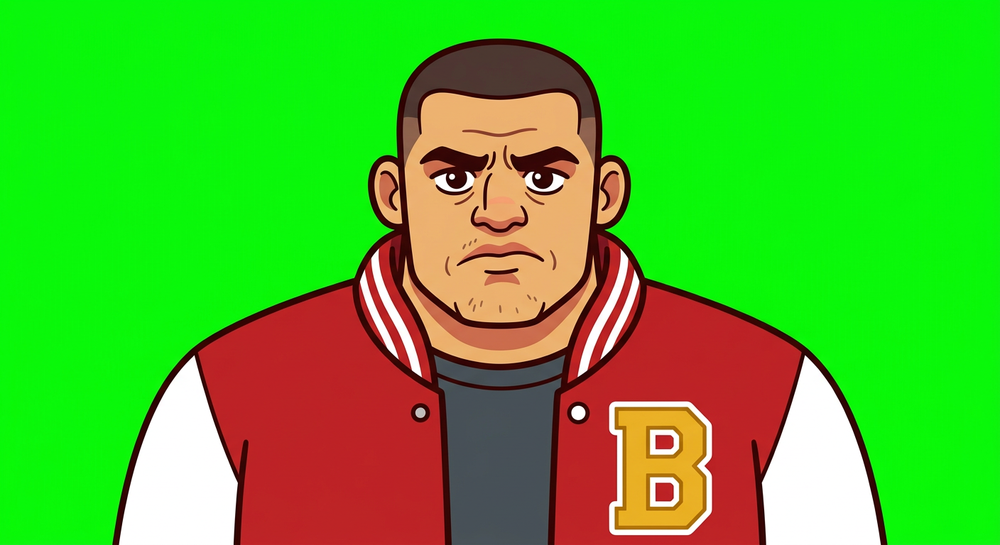
#> input picture assets/raw/bruno.png, 1000 x 545 px, shrunk from 1408 x 768 before the run
$ python -i stickers.py   (imports and definitions only)
#> lines starting #> are read from the running program, lines starting #| are printed output that depends on the picture
#> further down, picture is the input picture: PIL image 1000x545 RGB; mean R, G, B 79, 185.7, 40.8
"""Sticker factory: keyed PNG -> white-outline sticker with soft drop shadow.

The classic 'sticker look' (boss request): thick white border so characters
pop against ANY background + soft shadow for depth.
"""
from PIL import Image, ImageFilter


def stickerize(im, outline=7, shadow_alpha=110, shadow_blur=12, offset=(8, 14)):
    """RGBA keyed image -> outlined sticker (deterministic: same input layout
    always gets the same outline, so animation frames stay aligned)."""
#> called with outline = 7, shadow_alpha = 110, shadow_blur = 12, offset = (8, 14)
    im = im.convert("RGBA")
    a = im.getchannel("A")
#> a: PIL image 1000x545 L; every value is 255
    dil = a.filter(ImageFilter.MaxFilter(outline * 2 + 1))
    empty = Image.new("RGBA", im.size, (0, 0, 0, 0))
#> empty: PIL image 1000x545 RGBA; every value is 0

    # white border layer (border = dilated alpha, painted white)
    white = Image.new("RGBA", im.size, (255, 255, 255, 255))
#> white: PIL image 1000x545 RGBA; every value is 255
    base = Image.composite(white, empty, dil)

    # soft drop shadow (blurred dilated alpha, offset)
    sh = dil.filter(ImageFilter.GaussianBlur(shadow_blur))
    black = Image.new("RGBA", im.size, (0, 0, 0, shadow_alpha))
    shadow = Image.composite(black, empty, sh)

    pad_x, pad_y = abs(offset[0]) + shadow_blur, abs(offset[1]) + shadow_blur
    canvas = Image.new("RGBA",
                       (im.width + pad_x * 2, im.height + pad_y * 2),
                       (0, 0, 0, 0))
#> canvas: PIL image 1040x597 RGBA; every value is 0
    canvas.alpha_composite(shadow, (pad_x + offset[0], pad_y + offset[1]))
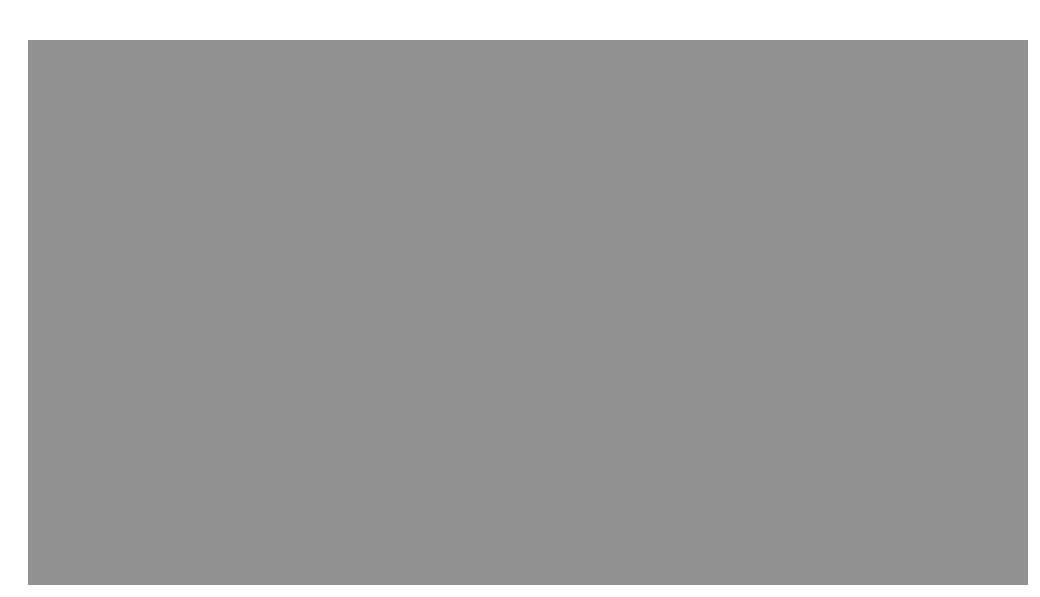
#> canvas: PIL image 1040x597 RGBA; mean R, G, B, A 0, 0, 0, 96.6; transparent parts drawn white
    canvas.alpha_composite(base, (pad_x, pad_y))
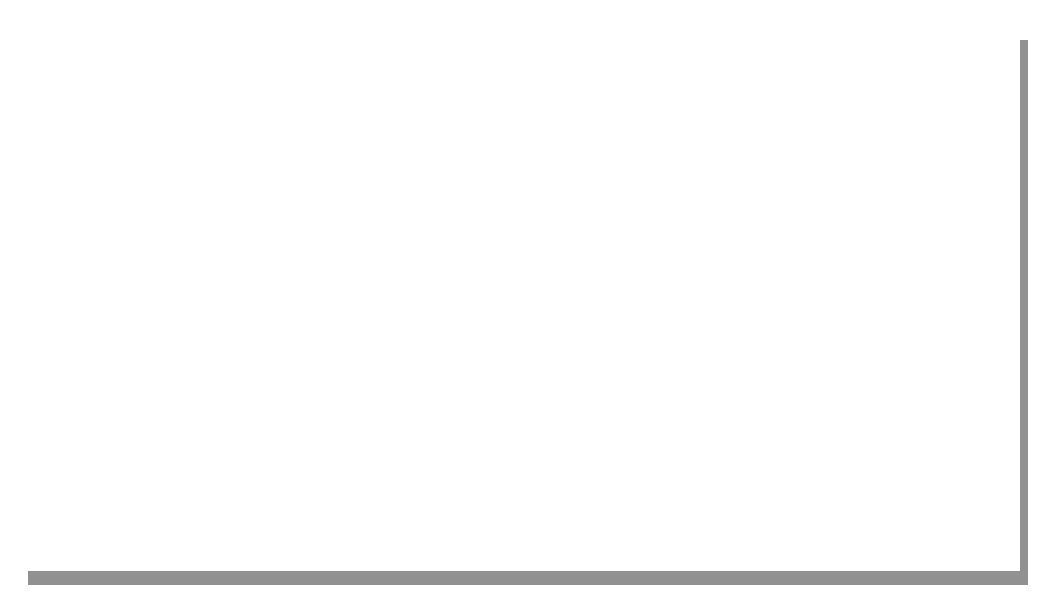
#> canvas: PIL image 1040x597 RGBA; mean R, G, B, A 223.8, 223.8, 223.8, 227.1; transparent parts drawn white
    canvas.alpha_composite(im, (pad_x, pad_y))
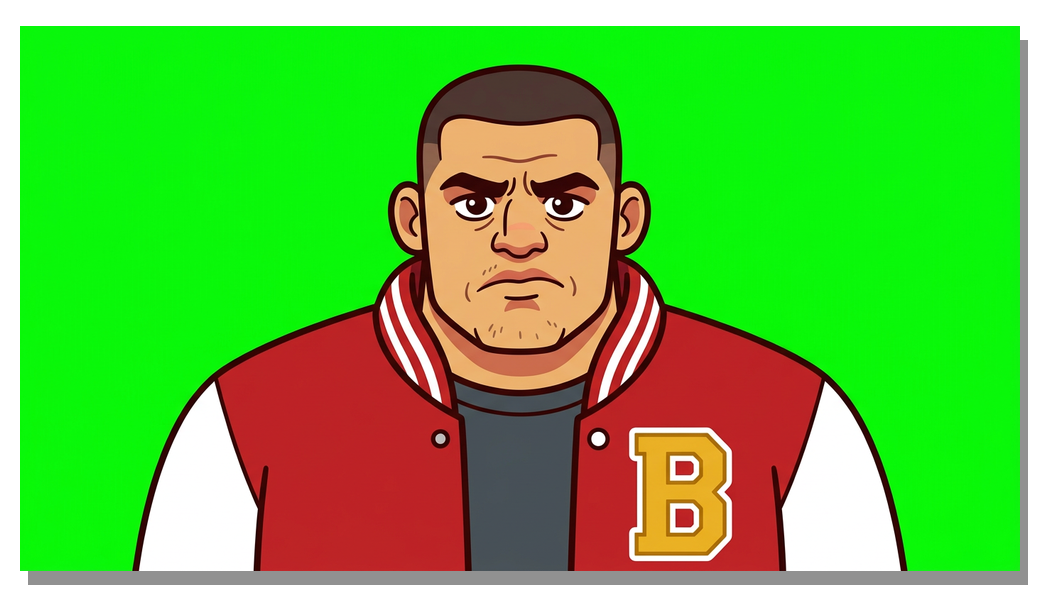
#> canvas: PIL image 1040x597 RGBA; mean R, G, B, A 69.4, 163, 35.9, 227.1; transparent parts drawn white
    bbox = canvas.getchannel("A").getbbox()
#> bbox = (20, 26, 1028, 585)
    return canvas.crop(bbox)
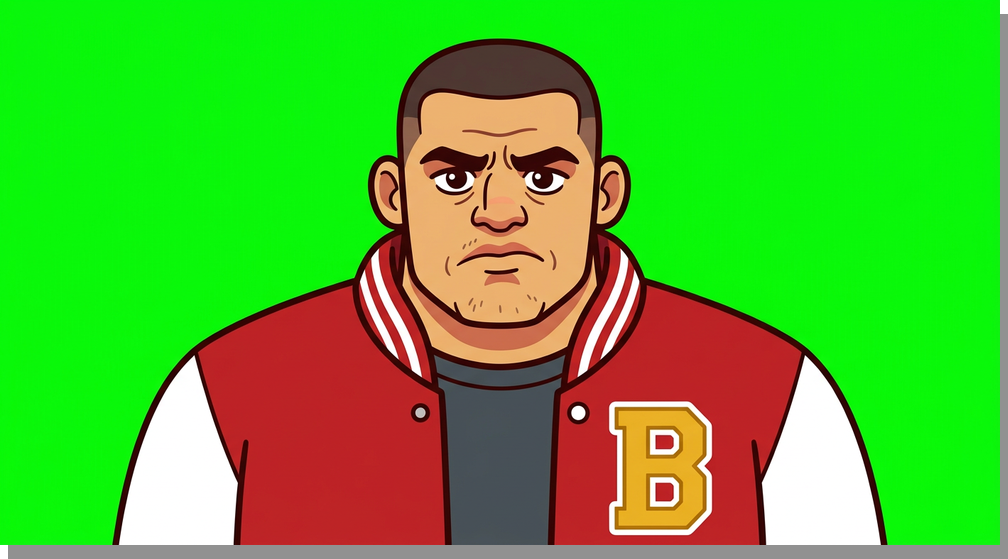
#> returned value: PIL image 1008x559 RGBA; mean R, G, B, A 76.4, 179.6, 39.5, 250.2; transparent parts drawn white

>>> from PIL import Image
>>> picture = Image.open('../assets/raw/bruno.png')
>>> result = stickerize(picture)

$ run again, on assets/raw/dada.png
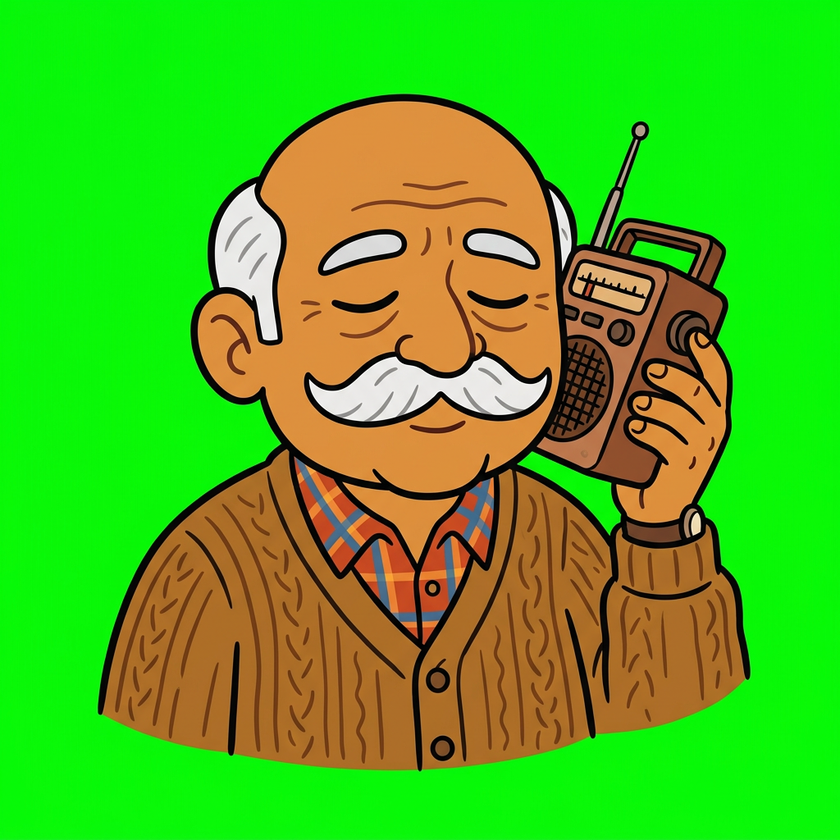
#> input picture assets/raw/dada.png, 840 x 840 px, shrunk from 1024 x 1024 before the run
#> picture is the input picture: PIL image 840x840 RGB; mean R, G, B 76.6, 183.6, 28.3
#> a: PIL image 840x840 L; every value is 255
#> empty: PIL image 840x840 RGBA; every value is 0
#> white: PIL image 840x840 RGBA; every value is 255
#> in stickerize, `canvas.alpha_composite(im, (pad_x, pad_y))`:
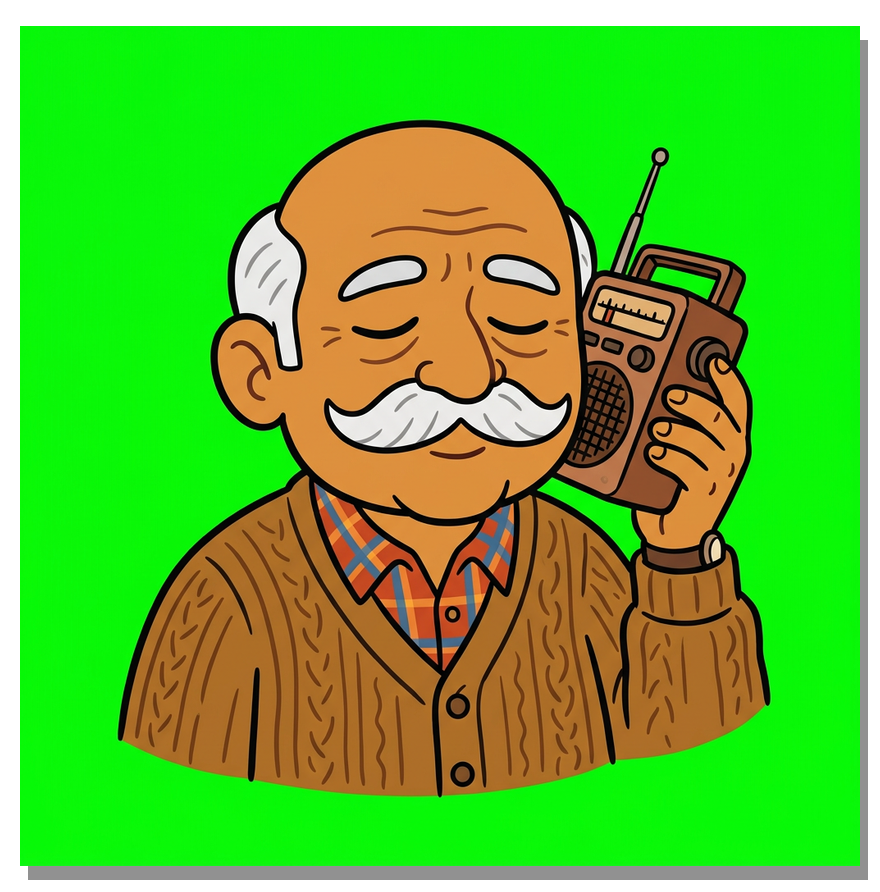
#> canvas: PIL image 880x892 RGBA; mean R, G, B, A 68.9, 165, 25.5, 231.8; transparent parts drawn white
#> bbox = (20, 26, 868, 880)
#> in stickerize, `return canvas.crop(bbox)`:
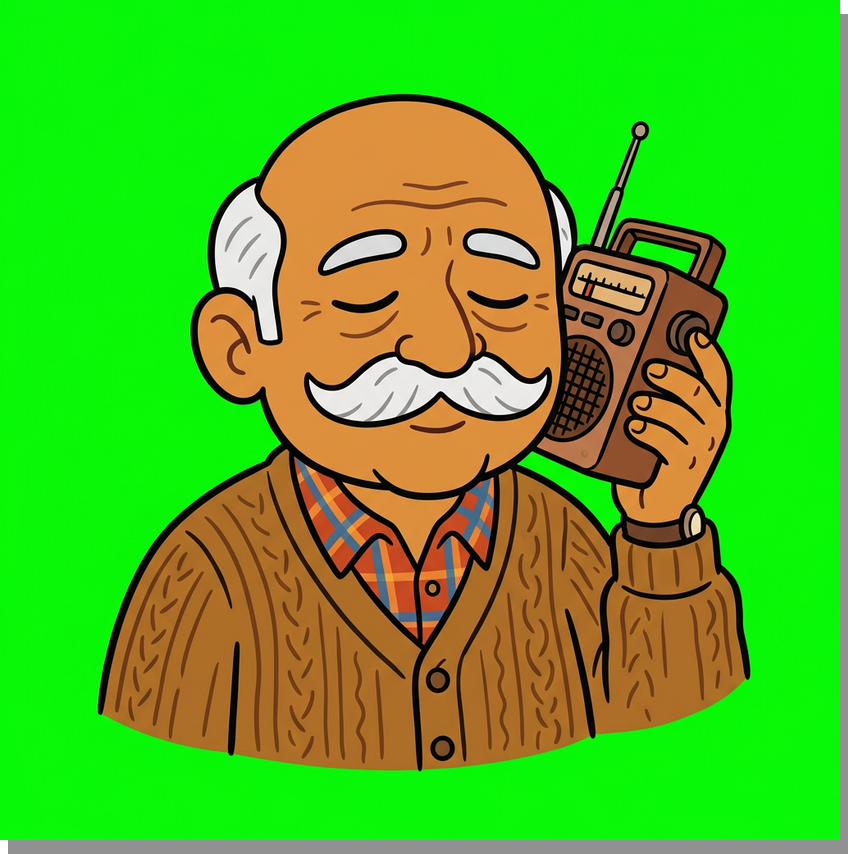
#> returned value: PIL image 848x854 RGBA; mean R, G, B, A 74.6, 178.9, 27.6, 251.2; transparent parts drawn white
